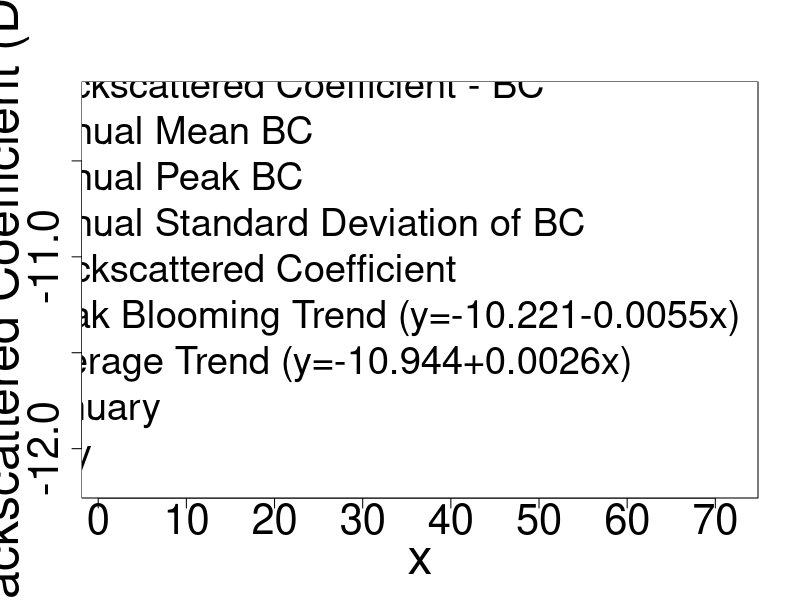

This figure's R source:


# c-band data for entire study area filtered
Af<-c(-11.6496397270891,-11.388527341566,-11.1626211611812,-10.7709142055273,-10.4702081190412,-10.297278510782,-10.1690081784866,-10.3108921815994,-10.4585927612367,-10.6469050375461,-10.8954263888282,-11.3433629573715,-11.5629486389943,-12.176806242299,-11.3875939551695,-11.412660912257,-11.0148345117958,-10.5920282009116,-10.4080223909864,-10.5102313930756,-10.7545750593137,-10.836326037146,-10.9514240458166,-10.79074830457,-11.0437794299733,-11.3831906257456,-11.3219999328164,-11.1914712459036,-10.8716920150463,-10.5824866516703,-10.3750507977272,-10.5146818625503,-10.648118778215,-10.8260973882162,-10.8561668190584,-10.7594025741754,-10.6735535503422,-10.9371578153411,-10.8932755194734,-10.947252223265,-10.7979006293638,-10.7266496443522,-10.5355030905843,-10.4944902880017,-10.6386455498984,-10.7151306131783,-10.8695360729576,-10.6593247178208,-10.7993114715929,-10.8706502058605,-11.1163068930441,-11.0823111917478,-10.8966812119788,-10.7488579748798,-10.652236954551,-10.7105578510892,-10.8731284291486,-10.9211600178523,-10.8993200377925,-10.8163121268858,-10.7993240917353,-10.9158597742678,-10.9352007042387,-11.0525225277176,-10.821631630293,-10.6506113015956,-10.4648729854706,-10.499520744261,-10.5770915287971,-10.7755613840533,-10.9273970876162,-11.0440249800324) 
# c-band data for entire study area filtered
A<-c(-11.8839818665544,-11.3558385707335,-11.254312161456,-10.7165536473514,-10.3968146627144,-10.2935563631455,-9.98707726975831,-10.3216664382143,-10.4783742578554,-10.5762481315342,-10.8499611784531,-11.3270343505167,-11.3604103732633,-13.1611581503915,-10.7665752480822,-11.5737204120313,-11.2215084754322,-10.3722828774767,-10.1903814618587,-10.4731408594664,-10.8416239713654,-10.8476378161834,-11.173218070413,-10.4472606056287,-10.9463593123311,-11.7186234393964,-11.34221112523,-11.262145391818,-10.9028354676566,-10.5160659747652,-10.1446575162199,-10.5363126118815,-10.6250718344569,-10.9027820031965,-11.0041475854632,-10.7017251876931,-10.4150300996847,-11.1613423904543,-10.8621792642395,-11.0216955258252,-10.7651247159998,-10.820903173295,-10.4366825938873,-10.3690665468568,-10.6608773673843,-10.703461079042,-11.1167445487895,-10.436490504683,-10.7931850479193,-10.7696333132921,-11.3036351868597,-11.1998716163323,-10.8416766882024,-10.728247539564,-10.5502409158795,-10.6331036366773,-10.9610189186494,-10.9773051843848,-10.9403690798834,-10.7542094741763,-10.7255777384373,-10.9612898565456,-10.8670549288722,-11.2831033431448,-10.8057147398128,-10.6248210798265,-10.3423873498234,-10.4791016177709,-10.5105915916996,-10.7888602616332,-10.9832376867362,-11.1068148641976) 
# choosing to use filtered data, comment if you want to use the raw data
A=Af

x = c(1:length(A))  


# Divide data according to years
A2015<-A[1 :12]
A2016<-A[13:24]
A2017<-A[25:36]
A2018<-A[37:48]
A2019<-A[49:60]
A2020<-A[61:72]

# Calculate mean value for each year
m_A15=mean(A2015)
m_A16=mean(A2016)
m_A17=mean(A2017)
m_A18=mean(A2018)
m_A19=mean(A2019)
m_A20=mean(A2020)

# Calculate std for each year
sd_A15=sd(A2015)
sd_A16=sd(A2016)
sd_A17=sd(A2017)
sd_A18=sd(A2018)
sd_A19=sd(A2019)
sd_A20=sd(A2020)

# manual definition of peak coordinates
peaks<-c(A2015[7],A2016[7],A2017[7],A2018[8],A2019[7],A2020[7])
xpeaks<-c(7      ,7+12    ,7+12*2  ,8+12*3  ,7+12*4  ,7+12*5  )


#group means and stds into arrays for easy interpretation
sds<-c(sd_A15,sd_A16,sd_A17,sd_A18,sd_A19,sd_A20)
means<-c(m_A15,m_A16,m_A17,m_A18,m_A19,m_A20)
# means=-10.79695 -11.03318 -10.86451 -10.74070 -10.86557 -10.78863
# stds= 0.4902407 0.5133871 0.3188508 0.1506143 0.1365497 0.2012161

# these are for drawing the polygon, L represent the lower value of STD on the graph and H the higher
sds_L<-means-sds/2
sds_H<-means+sds/2

# these are the corresponsing Julies were the std will be drawn on
sds_X<-c(7      ,7+12    ,7+12*2  ,7+12*3  ,7+12*4  ,7+12*5  )
xm<-sds_X
ym<-c(m_A15,m_A16,m_A17,m_A18,m_A19,m_A20)

# calculate linear regression of the standard deviation 
regSds = lm(sds~sds_X)
# calculate linear regression of all points of backscattered coefficient included on the graph
reg = lm(A~x)
# calculate linear regression of peak blooming backscattered coefficients on the graph
regPeaks = lm(peaks~xpeaks)


# define name and size of image to be exported
png(filename="SARphenology1.png", width = 2000, height = 1100)


# plot backscattered coefficient as points - used to start the plot, points drawn again later
plot(x, A,ylab="Backscattered Coefficient (DB)", lwd=2,cex.lab=3,cex.axis=2.5)
# it is moving the label inside the plot so that I can copy it from paint, otherwise it is cut outside the image
#title(ylab="Backscattered Coefficient (DB)", mgp=c(-2.5,1,0), cex.lab=3)

# draw vertical lines for Januaries
abline(v=1,col="gray",lwd = 1.6)
abline(v=13,col="gray",lwd = 1.6)
abline(v=25,col="gray",lwd = 1.6)
abline(v=37,col="gray",lwd = 1.6)
abline(v=49,col="gray",lwd = 1.6)
abline(v=61,col="gray",lwd = 1.6)
abline(v=73,col="gray",lwd = 1.6)

# draw vertical dotted lines for Julies
abline(v=7,col="gray",type="l",lty=3)
abline(v=19,col="gray",type="l",lty=3)
abline(v=31,col="gray",type="l",lty=3)
abline(v=43,col="gray",type="l",lty=3)
abline(v=55,col="gray",type="l",lty=3)
abline(v=67,col="gray",type="l",lty=3)


# Draw polygon and segments of std deviation trend
polygon(c(sds_X,rev(sds_X)),c(sds_L,rev(sds_H)),col="papayawhip",border="papayawhip")
segments(sds_X, sds_L, sds_X, sds_H, col="orange", lwd=9,)

#Draw line connecting points of backscattered coefficients and redraw points of backcoe
lines(x,A,col="black",lwd = 3.6)
points(x,A,lwd = 3)

# add trend of the standard deviation to the graph
abline(regSds,col="green",lwd = 3.7)
# add trend of all points of backscattered coefficients on the graph
abline(reg,col="blue",lwd = 3.7)
# add trend of peak blooming backscattered coefficients on the graph
abline(regPeaks,col="green",lwd = 3.7)





# draw points at peak blooming
points(xpeaks,peaks, cex=.8, pch=4, col="green",lwd = 7)

# draw points at mean backcoe of each year
points(xm,ym, cex=.8, pch=3, col="darkgreen",lwd = 7)         



# draw legend table
 op <- par(cex = 2.3) # font size
legend(x = "bottomright",  legend = c("Backscattered Coefficient - BC ", "Annual Mean BC", "Annual Peak BC", "Annual Standard Deviation of BC",  "Backscattered Coefficient", "Peak Blooming Trend (y=-10.221-0.0055x)", "Average Trend (y=-10.944+0.0026x)", "January", "July"), lty = c(0, 0,0, 1, 1, 1, 1, 1, 2), pch = c(1, 3, 4, NA, NA, NA, NA, NA, NA),  col = c("black","darkgreen", "green", "orange", "black", "green",  "blue","gray","gray"), lwd = c(2,2,2,5,2,2,1.3,1))     


dev.off()

# print linear regression of the standard deviation 
print(regSds) 
# print linear regression of all bascattered coefficients
print(reg) 
# print linear regression of all peak bascattered coefficients
print(regPeaks) 






